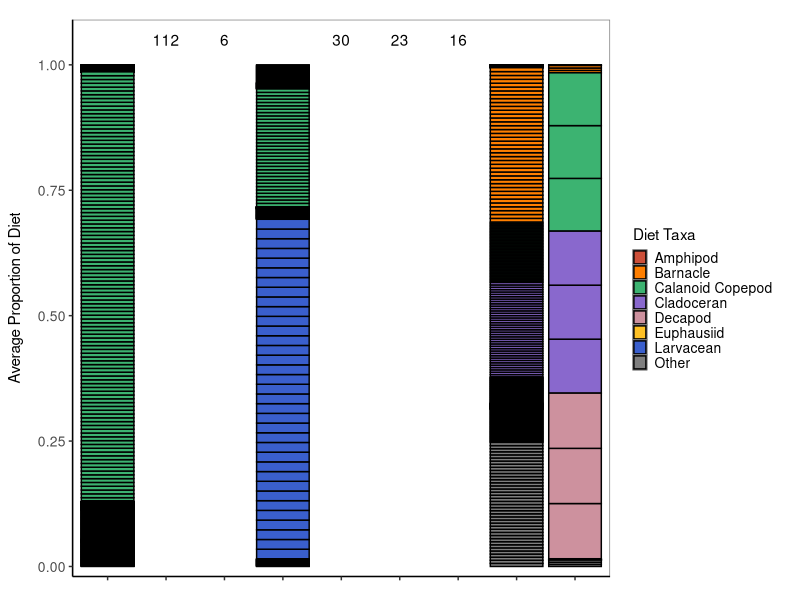
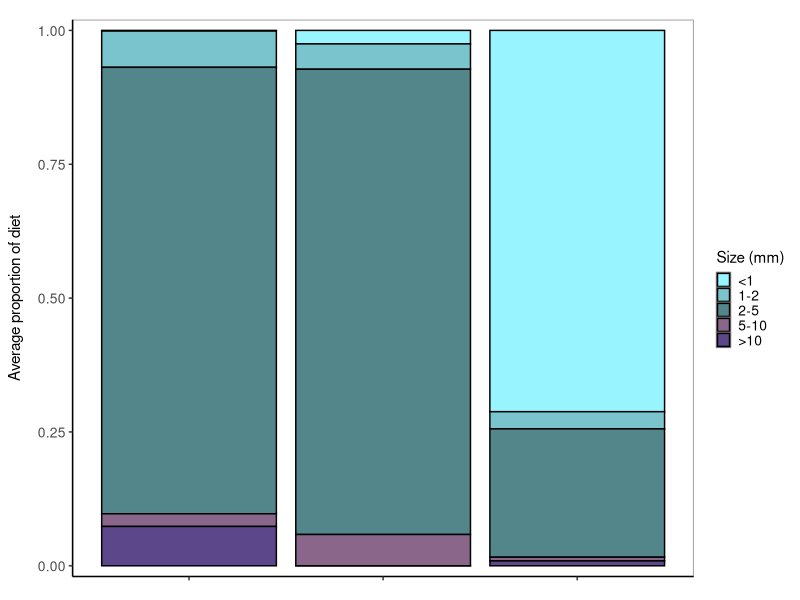
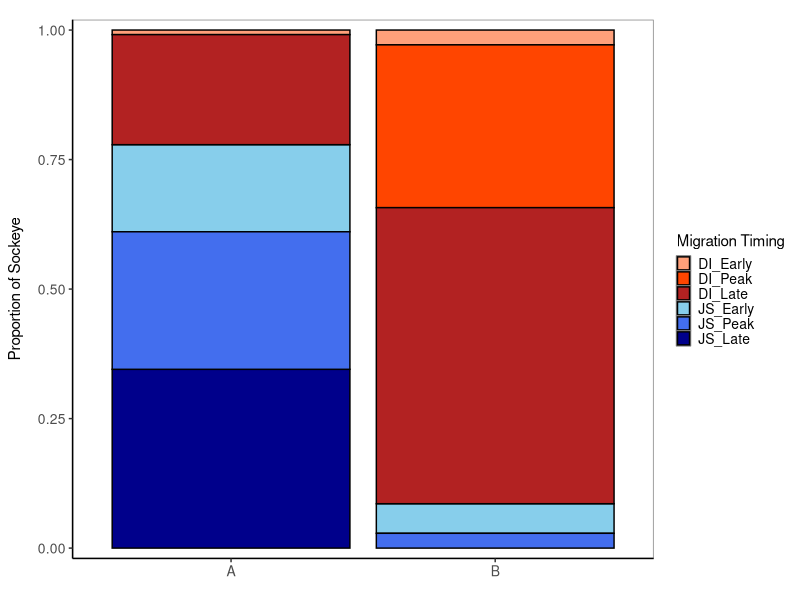
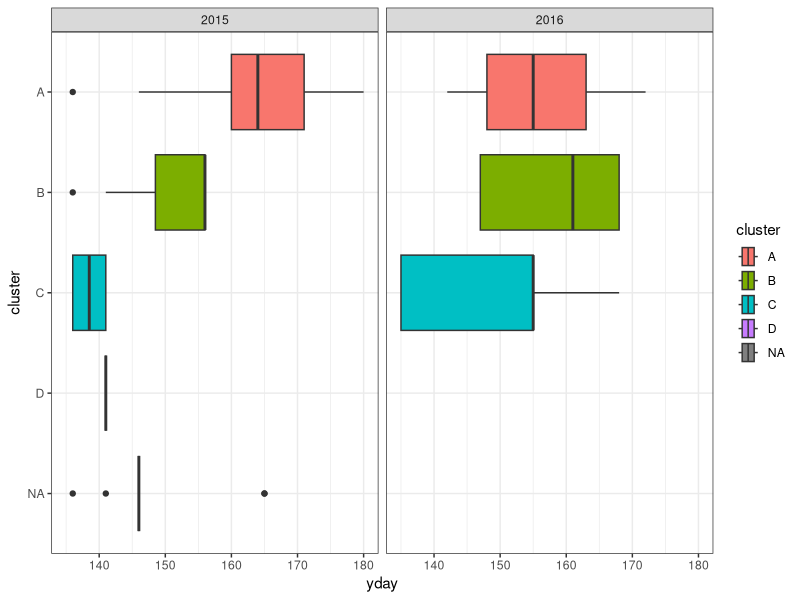
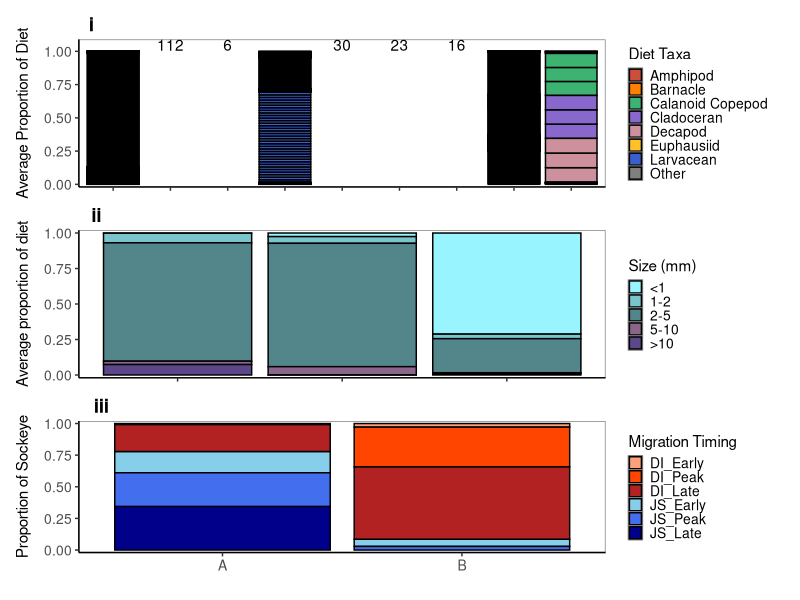
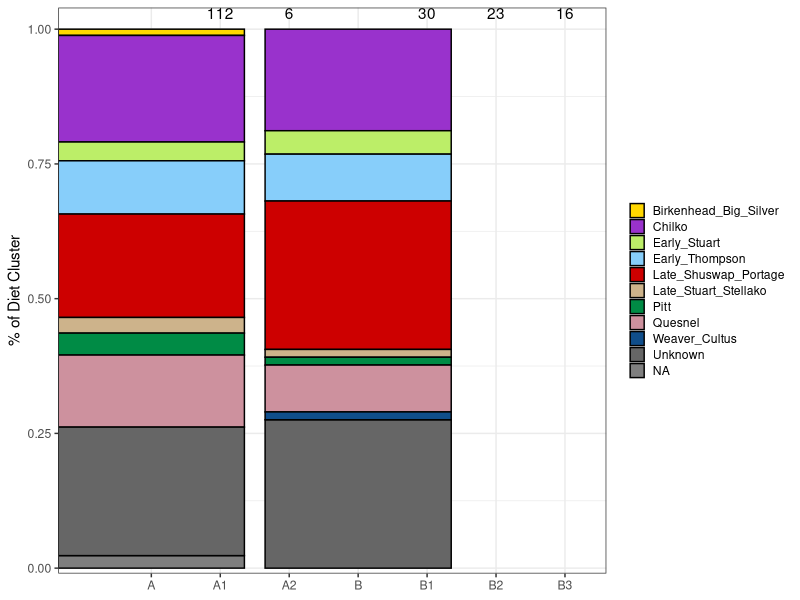
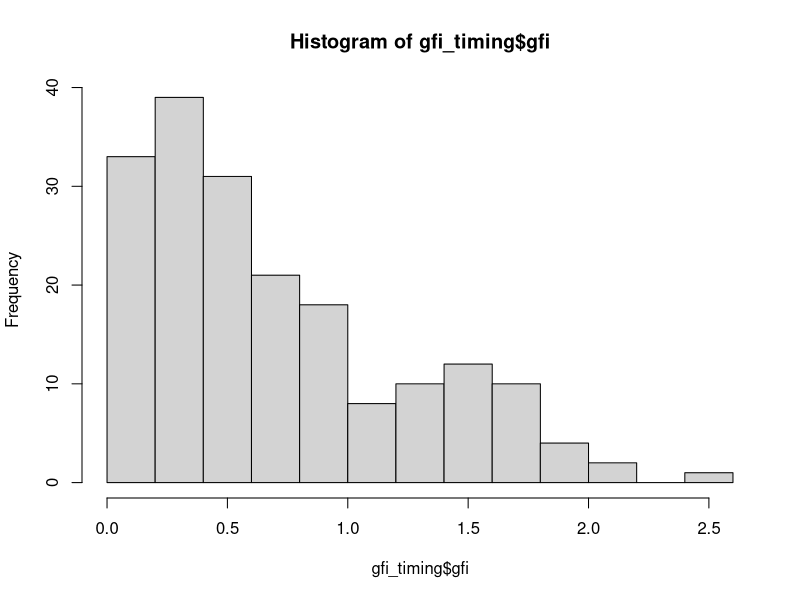
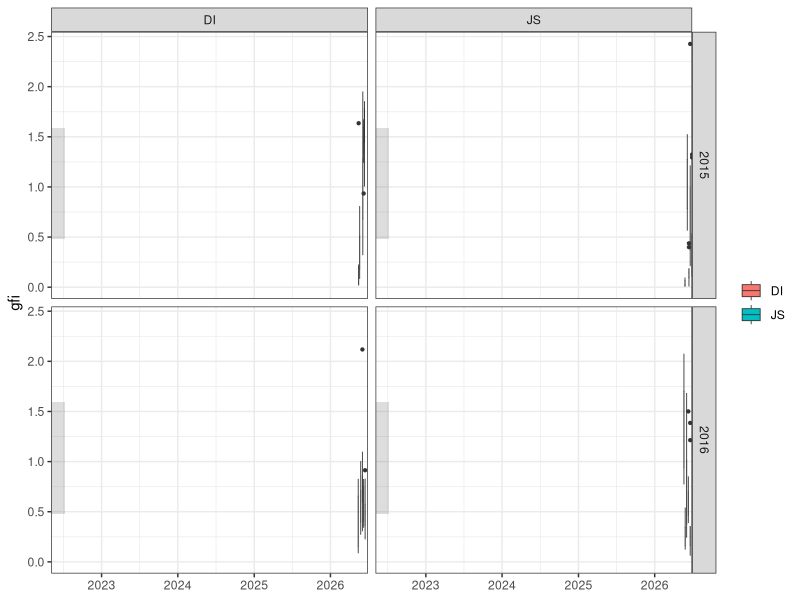

Here is the R script that generated these plots, in order: (Note: this script raises an error after producing the figures.)
## ---- chunk 1
library(tidyverse)
library(lubridate)
library(here)
library(ggpubr)
library(RColorBrewer)
library(scales)


# original code importing all data, but just use temporal to address reviewer comments
spat <- read_csv(here::here("raw", "spatial.csv")) 
temp <- read_csv(here::here("raw", "Temporal.csv"))

spat <- spat %>%
  mutate(date = make_date(year, month, day)) %>%
  select(ufn, date, year, month, day, location, region, site, forklength, fishweight, corrected.bolus.ww = corrected.ww, phylum, class, order, infraorder, family, genus, plot.taxon.g, plot.taxon, life.stage, DI, count, size, length.avg, corrected.prey.weight = corrected.weight) %>%
  mutate(corrected.prey.weight = as.numeric(corrected.prey.weight))

  
temp <- temp %>%
 select(ufn, date, year, month, day, location, region, site, forklength, fishweight, corrected.bolus.ww = corrected.ww, phylum, class, order, infraorder, family, genus, plot.taxon.g, plot.taxon, life.stage, DI, count, size, length.avg, corrected.prey.weight = corrected.weight) %>%
  mutate(month = as.numeric(month), day = as.numeric(day), fishweight = as.numeric(fishweight), length.avg = as.numeric(length.avg))

dat <- full_join(spat, temp)

meta <- read_csv(here("processed", "metadata_with_clusters.csv"))

# Plottable version of the data        
tempdat <- temp %>%
  unite(ID, c(site, ufn), remove = FALSE)

diet_clusters <- left_join(tempdat, meta[,c("ID", "tperiod", "time", "ID3", "cluster")], by = "ID") 

#write_csv(diet_clusters, "../processed/alldiet_wclusters.csv")
## ---- chunk 2
# calculating the proportion of each diet item in each stomach and then averaging across stomachs in each cluster
options(scipen = 999)
dietcomp_temp <- diet_clusters %>%
        select(ufn, site, cluster, plot.taxon.g, corrected.prey.weight) %>%
        filter(corrected.prey.weight != "NA", !plot.taxon.g %in% c('Nauplius', 'Digested', 'Parasite'), !is.na(plot.taxon.g)) %>% 
        complete(plot.taxon.g, nesting(ufn, site, cluster), fill = list(corrected.prey.weight = 0)) %>%
        group_by(ufn, plot.taxon.g, cluster) %>%
        summarise(biomass = sum(corrected.prey.weight)) %>%
        group_by(cluster, ufn) %>%
        mutate(tot_stom_biom = sum(biomass), ind_prop = biomass/tot_stom_biom) %>%
        group_by(cluster, plot.taxon.g) %>%
        mutate(meanprop = mean(ind_prop), sdprop = sd(ind_prop)) %>%
        group_by(cluster) %>%
        mutate(n = length(unique(ufn)), mean_tot_weight = mean(tot_stom_biom)) %>%
        #select(cluster, n, mean_tot_weight, plot.taxon.g, meanprop, sdprop) %>%
        filter(n > 2) %>%
       distinct() 

write_csv(dietcomp_temp, "../processed/diet_content_weights.csv")
  
samplesizes <- data.frame(x=c("A1", "A2", "B1", "B2", "B3"), y=c(1.05, 1.05, 1.05, 1.05, 1.05), z=c(112, 6, 30, 23, 16))
        
# plotting proportions per cluster
dietcomp_cluster_plot <- ggplot(data = dietcomp_temp, aes(x = cluster, y = meanprop)) + 
        geom_bar(aes(fill = plot.taxon.g), position = "fill", stat = "identity", colour = "black") +
        geom_text(data = samplesizes, aes(x = x, y = y, label = as.factor(z))) +
        theme_classic()+
        scale_fill_manual(
                values = c("tomato3", "darkorange1", "mediumseagreen", "mediumpurple3", "pink3", "goldenrod1", "royalblue3", "grey50"), 
                labels = c("Amphipod   ", "Barnacle   ", "Calanoid Copepod   ", "Cladoceran   ", "Decapod   ", "Euphausiid   ", "Larvacean   ", "Other   ") 
        ) +
        theme(
                axis.text.x = element_blank(),
                axis.text.y = element_text(size = 10),
                axis.title.x = element_blank(),
                axis.title.y = element_text(size = 11, margin = margin(r=10)),
                panel.background = element_rect(fill = "white", colour = "grey50"),
                strip.background = element_blank(),
                strip.text = element_blank(),
                legend.title=element_text(size = 11),
                legend.text = element_text(size = 10),
                legend.key.size = unit(0.7, "line"),
                legend.position = "right",
                legend.justification = "left",
                plot.margin = unit(c(0.5,0.2,0.5,0.2), "cm")) +
        labs(y = "Average Proportion of Diet") +
        scale_y_continuous(limits = c(0, 1.07), breaks = seq(0, 1, by = 0.25), expand = c(0,0.02))
dietcomp_cluster_plot <- dietcomp_cluster_plot + guides(fill = guide_legend(ncol = 1, byrow = TRUE, title = "Diet Taxa"))
dietcomp_cluster_plot

#ggsave("../figs/speciescomp/dietcomp_biomass_bycluster.png", width = 16, height = 12, units = "cm", dpi = 300)


## ---- chunk 3
# Combining spatial and temporal data and just showing size comp by cluster
# calculating the proportion of each diet item in each stomach and then averaging across stomachs in each cluster (by weight)
alldiet_sizep <- diet_clusters %>%
        select(ufn, site, cluster, size, corrected.prey.weight) %>%
        filter(corrected.prey.weight != "NA", size != "NA", cluster != "NA") %>% 
        complete(size, nesting(ufn, site, cluster), fill = list(corrected.prey.weight = 0)) %>%
        mutate(size = factor(size, levels = c("<1", "1-2", "2-5", "5-10", ">10"))) %>%
        group_by(ufn, size, cluster) %>%
        summarise(biomass = sum(corrected.prey.weight)) %>%
        group_by(cluster, ufn) %>%
        mutate(tot_stom_biom = sum(biomass), ind_prop = biomass/tot_stom_biom) %>%
        group_by(cluster, size) %>%
        mutate(meanprop = mean(ind_prop), sdprop = sd(ind_prop)) %>%
        group_by(cluster) %>%
        mutate(n = length(unique(ufn)), mean_tot_weight = mean(tot_stom_biom)) %>%
        select(cluster, n, mean_tot_weight, size, meanprop, sdprop) %>%
        filter(n > 2) %>%     
        distinct() 

samplesizes <- data.frame(x=c("A1", "A2", "B1", "B2", "B3"), y=c(1.03, 1.03, 1.03, 1.03, 1.03), z=c(112, 6, 30, 23, 16))


# plotting averages per site
sizes_plot <- ggplot(data = alldiet_sizep, aes(x = cluster, y = meanprop)) + 
        geom_bar(aes(fill = size), position = "fill", stat = "identity", colour = "black") +
        #geom_text(data = samplesizes, aes(x = x, y = y, label = as.factor(z))) +
        theme_classic()+
        scale_fill_manual(values = c("cadetblue1","cadetblue3","cadetblue4","plum4","mediumpurple4")) +
        theme(
                axis.text.x = element_blank(),
                axis.text.y = element_text(size = 10),
                axis.title.x = element_blank(),
                axis.title.y = element_text(size = 11, margin = margin(r = 10)),
                panel.background = element_rect(fill = "white", colour = "grey50"),
                strip.background = element_blank(),
                legend.title = element_text(size = 11),
                legend.text = element_text(size = 10),
                legend.position = "right",
                legend.justification = "left",
                legend.key.size = unit(0.7, "line"),
                plot.margin = unit(c(0.5,0.2,0.5,0.2), "cm")) +
        labs(y = "Average proportion of diet") +
        scale_y_continuous(breaks = seq(0, 1, by = 0.25), expand = c(0,0.02))
sizes_plot <- sizes_plot + guides(fill = guide_legend(ncol = 1, byrow = TRUE, title = "Size (mm)"))
sizes_plot


#ggsave("../figs/sizes/dietcomp_sizes_bycluster_temp.png", width = 16, height = 12, units = "cm", dpi = 300)


## ---- chunk 4
# calculating the proportion of each diet item in each stomach and then averaging across stomachs in each cluster
timing_comp <- diet_clusters %>%
        select(ufn, site, cluster, tperiod) %>%
        distinct() %>%
        group_by(tperiod, cluster) %>%
        mutate(n = length(unique(ufn))) %>%
        select(-c(ufn, site)) %>%
        distinct() %>%
        group_by(cluster) %>%
        mutate(totcount = sum(n)) %>%
        mutate(tperiod = factor(tperiod, levels = c("DI_Early", "DI_Peak", "DI_Late", "JS_Early", "JS_Peak", "JS_Late"))) %>%
  filter(!cluster %in% c("C", "D", "E"), !is.na(cluster))
 

samplesizes <- data.frame(x=c("A1", "A2", "B1", "B2", "B3"), y=c(1.03, 1.03, 1.03, 1.03, 1.03), z=c(112, 6, 30, 23, 16))

ID_col <- c("DI_Early" = "lightsalmon", "DI_Peak" = "orangered1", "DI_Late" = "firebrick", "JS_Early" = "skyblue", "JS_Peak" = "royalblue2", "JS_Late" = "darkblue")
        
# plotting averages per site
timing_comp_clusterplot <- ggplot(data = timing_comp, aes(x = cluster, y = n)) + 
        geom_bar(aes(fill = tperiod), position = "fill", stat = "identity", colour = "black") +
        #geom_text(data = samplesizes, aes(x = x, y = y, label = as.factor(z))) +
        theme_classic()+
        theme(
                axis.text.x = element_text(size = 10),
                axis.text.y = element_text(size = 10),
                axis.title.x = element_blank(),
                axis.title.y = element_text(size = 11, margin = margin(r=10)),
                panel.background = element_rect(fill = "white", colour = "grey50"),
                strip.background = element_blank(),
                strip.text = element_blank(),
                legend.title=element_text(size = 11),
                legend.text = element_text(size = 10),
                legend.key.size = unit(0.7, "line"),
                legend.position = "right",
                legend.justification = "left",
                plot.margin = unit(c(0.5,0.2,0.5,0.2), "cm")) +
        labs(y = "Proportion of Sockeye") +
        scale_y_continuous(expand = c(0,0.02)) +
        scale_fill_manual(values = ID_col)
timing_comp_clusterplot <- timing_comp_clusterplot + guides(fill = guide_legend(ncol = 1, byrow = TRUE, title = "Migration Timing"))
timing_comp_clusterplot

#ggsave("../figs/speciescomp/temp_migration_timing_bycluster.png", width = 16, height = 12, units = "cm", dpi = 300)


# Now for boxplots
# Group timing based on migration timing of sockeye and quartile ranges of peak migration
timing_IQR_2 <- diet_clusters %>%
  select(ufn, date, year, location, site, cluster) %>%
  distinct() %>%
  mutate(yday = yday(date)) %>%
  mutate(ID4 = case_when(location == "DI" & year == 2015 & yday < 141 ~ "DI_Early",
                         location == "DI" & year == 2015 & yday > 140 & yday < 155 ~ "DI_Peak",
                         location == "DI" & yday > 154 ~ "DI_Late",
                         location == "DI" & year == 2016 & yday < 139 ~ "DI_Early",
                         location == "DI" & year == 2016 & yday > 138 & yday < 155 ~ "DI_Peak",
                         location == "JS" & year == 2015 & yday < 148 ~ "JS_Early",
                         location == "JS" & year == 2015 & yday > 147 & yday < 159 ~ "JS_Peak",
                         location == "JS" & year == 2015 & yday > 158 ~ "JS_Late",
                         location == "JS" & year == 2016 & yday < 149 ~ "JS_Early",
                         location == "JS" & year == 2016 & yday > 148 & yday < 164 ~ "JS_Peak",
                         location == "JS" & year == 2016 & yday > 164 ~ "JS_Late")) %>%
  distinct() %>%
  mutate(ID4 = factor(ID4, levels = c("DI_Early", "DI_Peak", "DI_Late", "JS_Early", "JS_Peak", "JS_Late")))

ggplot(timing_IQR_2, aes(x = yday, y = cluster, fill = cluster)) +
  geom_boxplot() +
  facet_grid(.~year) +
  theme_bw() +
  scale_y_discrete(limits = rev)

ggsave("../figs/speciescomp/temp_migrationtiming_boxplots_bycluster.png", width = 16, height = 12, units = "cm", dpi = 300)
## ---- chunk 5
# Combining species comp and size comp into single figure
ggarrange(dietcomp_cluster_plot, sizes_plot, timing_comp_clusterplot, ncol = 1, common.legend = FALSE, legend = "right", labels = c("i", "ii", "iii"), label.x = 0.1, label.y = 1.05, nrow = 3, align = "v") +
  theme(plot.margin = margin(0.5,0.2,0.2,0.2, "cm"))
ggsave("../figs/speciescomp/temp_clustercomp.png", width = 20, height = 22, units = "cm", dpi = 300)
## ---- chunk 6
cluster_stocks <- meta %>%
  select(ufn, cluster, stock_1) %>%
  mutate(stock_1 = case_when(stock_1 %in% c("Horsefly", "Mitchell", "Quesnel_Horsef", "Quesnel_Mitche", "Quesnel_Decept", "Wasko_Cr", "Blue_Lead_Ck") ~ "Quesnel",
                             stock_1 == "Birkenhead" ~ "Birkenhead_Big_Silver",
                             stock_1 %in% c("Gates_Cr", "Nadina", "Bowron") ~ "Nadina_Gates_Bowron_Nahatlatch",
                             stock_1 %in% c("L_Adams", "L_Shuswap", "MiddleShuswap", "Little", "Portage_Cr") ~ "Late_Shuswap_Portage",
                             stock_1 %in% c("Paula", "Narrows", "Blackwater", "Hudson_Bay") ~ "Early_Stuart",
                             stock_1 %in% c("Scotch", "Seymour", "Eagle_L") ~ "Early_Thompson",
                             stock_1 %in% c("Stellako", "Tachie", "Pinchi_Cr", "Middle") ~ "Late_Stuart_Stellako",
                             stock_1 == "Thompson_N" ~ "Raft_North_Thompson",
                             stock_1 %in% c("Weaver", "Cultus_Lake") ~ "Weaver_Cultus",
                             stock_1 %in% c("Chilko", "Chilko-North", "Chilko_south") ~ "Chilko",
                             TRUE ~ stock_1)) %>%
  mutate(stock_1 = replace_na(stock_1, "Unknown")) %>%
  mutate(tot_n = length(unique(ufn))) %>%
  group_by(stock_1) %>%
  mutate(stock_n = length(unique(ufn)), run_prop = stock_n/tot_n) %>%
  filter(!cluster %in% c("C", "D", "E"), run_prop > 0.01) %>%
  group_by(cluster, stock_1) %>%
  summarise(n = length(unique(ufn))) %>%
  mutate(stock_1 = factor(stock_1, levels = c("Birkenhead_Big_Silver", "Chilko", "Early_Stuart", "Early_Thompson", "Late_Shuswap_Portage", "Late_Stuart_Stellako", "Pitt", "Quesnel",   "Weaver_Cultus", "Unknown")))
  
col = c("gold", "darkorchid", "darkolivegreen2", "lightskyblue", "red3", "navajowhite3", "springgreen4", "pink3", "dodgerblue4", "grey40")
samplesizes <- data.frame(x=c("A1", "A2", "B1", "B2", "B3"), y=c(1.03, 1.03, 1.03, 1.03, 1.03), z=c(112, 6, 30, 23, 16))


stock_comp <- ggplot(cluster_stocks, aes(x = cluster, y = n)) +
  geom_bar(stat = "identity", position = "fill", colour = "black", aes(fill = stock_1)) +
  geom_text(data = samplesizes, aes(x = x, y = y, label = as.factor(z))) +
  theme_bw() +
  theme(legend.title = element_blank(),
        legend.key.size = unit(0.8, "line"),
        axis.title.x = element_blank()) +
  labs(y = "% of Diet Cluster") +
  scale_fill_manual(values = col) +
  scale_y_continuous(expand = c(0,0.01))
stock_comp

ggsave("../figs/GSI/stocks_by_cluster.png", width = 14, height = 10, units = "cm")

## ---- chunk 7
## --- GFI analyses by migration timing ---
gfi_timing <- temp %>%
  select(ufn, date, location, site, fishweight, corrected.bolus.ww) %>%
  filter(corrected.bolus.ww > 0, !is.na(fishweight)) %>%
  group_by(ufn) %>%
  mutate(gfi = (((corrected.bolus.ww)/1000)/(fishweight))*100) %>%
  distinct() %>%
  mutate(year = year(ymd(date))) %>%
  group_by(location) %>%
  mutate(med_gfi = median(gfi), min_gfi = min(gfi), max_gfi = max(gfi)) 

hist(gfi_timing$gfi)

gfi_timing$date_m <- format(as.Date(gfi_timing$date), "%b-%d")
gfi_timing$date_m1 <- as.Date(gfi_timing$date_m, format = "%b-%d")

ggplot(gfi_timing, aes(x = date_m1, y = gfi)) +
  geom_boxplot(aes(fill = location, group = date), lwd = 0.3, outlier.size = 0.8) +
  facet_grid(year ~ location) +
  theme_bw() +
  theme(axis.title.x = element_blank(),
        legend.title = element_blank()) +
  annotate("rect", xmin = as.Date("2022-05-05"), xmax = as.Date("2022-07-10"), ymin = 0.48, ymax = 1.59, alpha = .2) +
  scale_x_date(expand = c(0,0))
ggsave("../figs/gfi/gfi_allsamples.png", width = 15, height = 10, units = "cm")


ind_dat <- dat %>%
  select(ufn, forklength) %>%
  distinct()
hist(ind_dat$forklength)
shapiro.test(ind_dat$forklength) # not normally distributed so present lengths and gfi's as medians with ranges

## --- GFI analyses by diet cluster --- 
gfi <- diet_clusters %>%
        select(ufn, cluster, site, fishweight, corrected.bolus.ww) %>%
        filter(corrected.bolus.ww > 0, !is.na(fishweight), cluster != "NA") %>%
        group_by(ufn) %>%
        mutate(gfi = (((corrected.bolus.ww)/1000)/(fishweight))*100) %>%
        distinct()

ggplot(gfi, aes(x = cluster, y = gfi)) +
  geom_boxplot() +
  theme_bw() +
  theme(axis.title.x = element_blank()) +
  labs(y = "Gut Fullness Index") +
  scale_y_continuous(breaks = seq(0,6,1))

ggsave("../figs/gfi/gfi_bycluster.png",  width = 10, height = 8, units = "cm", dpi = 300)
 
quantile(gfi$gfi, probs = seq(0,1,0.25))

# Group gfi's based on 25th and 75th percentiles and then plot differences in diet comp
gfi_deets <- diet_clusters %>%
 select(ufn, cluster, site, fishweight, corrected.bolus.ww, plot.taxon.g, DI, count, size, corrected.prey.weight) %>%
  filter(corrected.bolus.ww > 0, !is.na(fishweight), cluster != "NA") %>%
  group_by(ufn) %>%
  mutate(gfi = (((corrected.bolus.ww)/1000)/(fishweight))*100) %>%
  distinct() %>%
  mutate(gfi_cat = case_when(gfi < 0.2 ~ 'Low',
                             gfi > 1.0 ~ 'High',
                             TRUE ~ 'Medium')) %>%
  mutate(gfi_cat = factor(gfi_cat, levels = c("Low", "Medium", "High"))) %>%
  filter(corrected.prey.weight != "NA", !plot.taxon.g %in% c('Nauplius', 'Digested', 'Parasite'), !is.na(plot.taxon.g)) %>%
  complete(plot.taxon.g, nesting(ufn, site, gfi_cat), fill = list(corrected.prey.weight = 0)) %>%
  group_by(ufn, plot.taxon.g, gfi_cat) %>%
  summarise(biomass = sum(corrected.prey.weight)) %>%
  group_by(gfi_cat, ufn) %>%
  mutate(tot_stom_biom = sum(biomass), ind_prop = biomass/tot_stom_biom) %>%
  group_by(gfi_cat, plot.taxon.g) %>%
  mutate(meanprop = mean(ind_prop), sdprop = sd(ind_prop)) %>%
  group_by(gfi_cat) %>%
  mutate(n = length(unique(ufn)), mean_tot_weight = mean(tot_stom_biom)) %>%
  select(gfi_cat, n, mean_tot_weight, plot.taxon.g, meanprop, sdprop) %>%
  distinct() %>%
  filter(meanprop > 0.049)


samplesizes <- data.frame(x=c("Low", "Medium", "High"), y=c(1.02, 1.02, 1.02), z=c(69, 144, 70))
        
n <- 32
qual_col_pals = brewer.pal.info[brewer.pal.info$category == 'qual',]
col_vector = unlist(mapply(brewer.pal, qual_col_pals$maxcolors, rownames(qual_col_pals)))
pie(rep(1,n), col=sample(col_vector, n))

# plotting averages per site
dietcomp_gfi_plot <- ggplot(data = gfi_deets, aes(x = gfi_cat, y = meanprop)) + 
        geom_bar(aes(fill = plot.taxon.g), position = "fill", stat = "identity", colour = "black") +
        geom_text(data = samplesizes, aes(x = x, y = y, label = as.factor(z))) +
        theme_classic()+
        scale_fill_manual(
                values = c("tomato3", "darkorange1", "mediumseagreen", "mediumpurple3", "pink3", "goldenrod1", "royalblue3", "grey50"), 
                labels = c("Amphipod   ", "Barnacle   ", "Calanoid Copepod   ", "Cladoceran   ", "Decapod   ", "Euphausiid   ", "Larvacean   ", "Other   ")) +
        theme(
                axis.text.x = element_text(size = 10),
                axis.text.y = element_text(size = 10),
                axis.title.x = element_blank(),
                axis.title.y = element_text(size = 11, margin = margin(r=10)),
                panel.background = element_rect(fill = "white", colour = "grey50"),
                strip.background = element_blank(),
                strip.text = element_blank(),
                legend.title=element_blank(),
                legend.text = element_text(size = 10),
                legend.key.size = unit(0.7, "line"),
                legend.position = "bottom",
                legend.justification = "center",
                plot.margin = unit(c(0.5,0.5,0.2,0.2), "cm")) +
        labs(y = "Average Proportion of Diet") +
        scale_y_continuous(expand = c(0,0.02)) 
  #scale_fill_manual(values = col_vector) #use when showing detailed taxonomy
dietcomp_gfi_plot <- dietcomp_gfi_plot + guides(fill = guide_legend(nrow = 3, byrow = TRUE))
dietcomp_gfi_plot

ggsave("../figs/speciescomp/dietcomp_biomass_byGFI.png", width = 13, height = 16, units = "cm", dpi = 300)



# calculating the proportion of each diet item in each stomach and then averaging across stomachs in each cluster (by weight)
gfi_sizep <- diet_clusters %>%
  select(ufn, site, size, corrected.bolus.ww, fishweight, corrected.prey.weight) %>%
  filter(corrected.prey.weight != "NA", size != "NA") %>% 
  group_by(ufn) %>%
  mutate(gfi = (((corrected.bolus.ww)/1000)/(fishweight))*100) %>%
  mutate(gfi_cat = case_when(gfi < 0.2 ~ 'Low',
                             gfi > 1.0 ~ 'High',
                             TRUE ~ 'Medium')) %>%
  mutate(gfi_cat = factor(gfi_cat, levels = c("Low", "Medium", "High"))) %>%
  complete(size, nesting(ufn, site, gfi_cat), fill = list(corrected.prey.weight = 0)) %>%
  mutate(size = factor(size, levels = c("<1", "1-2", "2-5", "5-10", ">10"))) %>%
  
  group_by(ufn, size, gfi_cat) %>%
  summarise(biomass = sum(corrected.prey.weight)) %>%
  group_by(gfi_cat, ufn) %>%
  mutate(tot_stom_biom = sum(biomass), ind_prop = biomass/tot_stom_biom) %>%
  group_by(gfi_cat, size) %>%
  mutate(meanprop = mean(ind_prop), sdprop = sd(ind_prop)) %>%
  group_by(gfi_cat) %>%
  mutate(n = length(unique(ufn)), mean_tot_weight = mean(tot_stom_biom)) %>%
  select(gfi_cat, n, mean_tot_weight, size, meanprop, sdprop) %>%
  distinct() 

samplesizes <- data.frame(x=c("Low", "Medium", "High"), y=c(1.02, 1.02, 1.02), z=c(69, 144, 70))

# plotting averages per site
gfi_sizes_plot <- ggplot(data = gfi_sizep, aes(x = gfi_cat, y = meanprop)) + 
        geom_bar(aes(fill = size), position = "fill", stat = "identity", colour = "black") +
        geom_text(data = samplesizes, aes(x = x, y = y, label = as.factor(z))) +
        theme_classic()+
        scale_fill_manual(values = c("cadetblue1","cadetblue3","cadetblue4","plum4","mediumpurple4")) +
        theme(
                axis.text.x = element_text(size = 10),
                axis.text.y = element_text(size = 10),
                axis.title.x = element_blank(),
                axis.title.y = element_text(size = 12, margin = margin(r = 10)),
                panel.background = element_rect(fill = "white", colour = "grey50"),
                strip.background = element_blank(),
                strip.text = element_text(size = 12),
                legend.title = element_text(size = 12),
                legend.text = element_text(size = 10),
                legend.position = "bottom",
                legend.key.size = unit(0.7, "line"),
                plot.margin = unit(c(0.5,0.2,0.5,0.2), "cm")) +
        labs(y = "Average proportion of diet") +
        scale_y_continuous(expand = c(0,0.02))
gfi_sizes_plot
ggsave("../figs/sizes/gfi_cat_sizes.png", width = 12, height = 15, units = "cm", dpi = 300)
 

# Combining species comp and size comp into single figure for gfi categories
ggarrange(dietcomp_gfi_plot, gfi_sizes_plot, ncol = 2, common.legend = FALSE, legend = "bottom", labels = "AUTO", label.x = 0.2, label.y = 1.01, nrow = 1, align = "h")
ggsave("../figs/speciescomp/dietcomp_by_gfi.png", width = 22, height = 16, units = "cm", dpi = 300)
 

gfi2 <- gfi_timing %>%
  mutate(year = year(ymd(date)), yday = yday(date))  %>%
  mutate(tperiod = case_when(location == "DI" & year == 2015 & yday < 141 ~ "Early", #ydays for each migration timing group based on Brett's cumulative catch over the sampling period using Q1 and Q3
                         location == "DI" & year == 2015 & yday > 140 & yday < 154 ~ "Peak",
                         location == "DI" & yday > 153 ~ "Late",
                         location == "DI" & year == 2016 & yday < 139 ~ "Early",
                         location == "DI" & year == 2016 & yday > 138 & yday < 155 ~ "Peak",
                         location == "JS" & year == 2015 & yday < 148 ~ "Early",
                         location == "JS" & year == 2015 & yday > 147 & yday < 159 ~ "Peak",
                         location == "JS" & year == 2015 & yday > 158 ~ "Late",
                         location == "JS" & year == 2016 & yday < 149 ~ "Early",
                         location == "JS" & year == 2016 & yday > 148 & yday < 164 ~ "Peak",
                         location == "JS" & year == 2016 & yday > 164 ~ "Late")) %>%
  mutate(tperiod = as.factor(tperiod))

gfi3 <- left_join(gfi2, meta[c("ufn", "stock_1")], by = "ufn")

hist(gfi3$gfi)

anova <- aov(gfi~tperiod*stock_1, data = gfi3)
summary(anova)
plot(anova)
TukeyHSD(anova, conf.level = 0.95)
par(mar=c(5,10,4,1))
plot(TukeyHSD(anova, conf.level = 0.95), las = 2)

# Data are non-parametric
kruskal.test(size~tperiod, data = JS_dat)
# only sig difs were in biomass between years and size between time periods - use post-hoc tests

# post hoc
dunnTest(size ~ tperiod, data = JS_dat, method = "bonferroni")
# mean size greater in JS in peak vs early


## ---- chunk 8
Metridia <- dat %>%
  filter(plot.taxon == "Metridia") %>%
  select(ufn, location, size, length.avg) %>%
  distinct()
